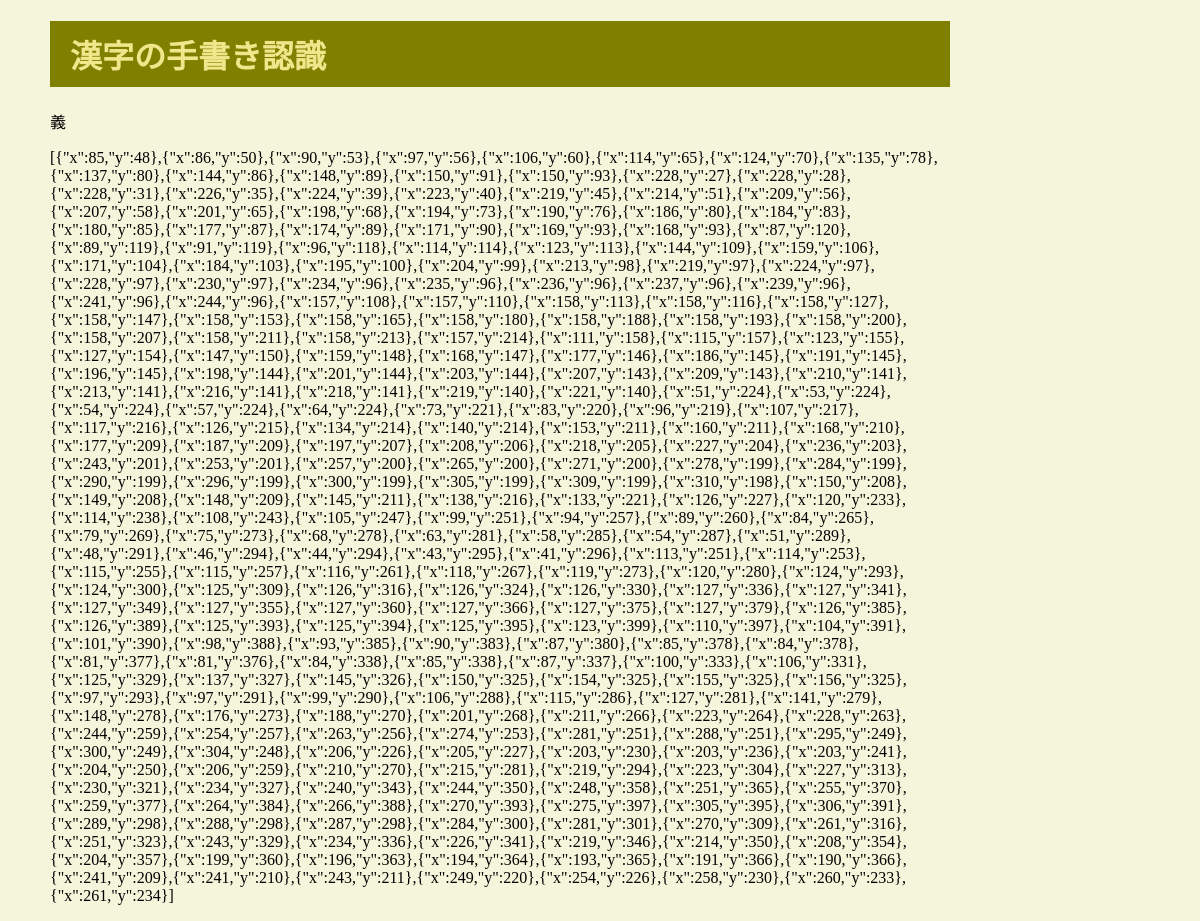
Page /kreader on the committed database.
### tables this page shows
CREATE TABLE kanjis
(id INTEGER PRIMARY KEY AUTOINCREMENT, 
kanji TEXT,
jsondata TEXT);

### web/drawing.py (the view)
@bp.route('/kreader', methods=['GET'])
def readingtest():
    db=get_db()
    testdata = db.execute('SELECT * FROM kanjis').fetchone()
    return render_template('kreader.html', data=testdata)

### web/kanjidb.py (called while the page is built)
def get_db():
    if 'db' not in g:
        g.db = sqlite3.connect(
            current_app.config['DATABASE'],
            detect_types=sqlite3.PARSE_DECLTYPES
        )
        g.db.row_factory = sqlite3.Row
    return g.db

### web/templates/kreader.html (shortened to what this page needs)
{% extends 'base.html' %}
{% block content %}
    <h1>漢字の手書き認識</h1>
    <p>{{data['kanji']}}</p>
    <p>{{data['jsondata']}}</p>
{% endblock %}

### web/templates/base.html (shortened to what this page needs)
<!doctype html>
<head>
    <link rel="stylesheet"
        href="{{ url_for('static', filename='style.css') }}">
</head>
<body>
    {% block content %}{% endblock %}
</body>

### web/static/style.css (style rules this page uses)
body { margin-top: 20px; margin-left:50px; max-width: 900px; background: beige; }
h1 { background:olive; color: khaki; padding-top:10px; padding-bottom:10px; padding-left:20px; }

### rows in the picture
kanjis: kanji "義", jsondata "[{\"x\":85,\"y\":48},{\"x\":86,\"y\":50},{\"x\":90,\"y\":53},{\"x\":97,\"y\":56},{\"x\":106,\"y\":60},{\"x\":114,\"y\":65},{\"x\":124,\"y\":70},{\"x\":135,\"y\":78},{\"x\":137,\"y\":80},{\"x\":144,\"y\":86},{\"x\":148,\"y\":89},{\"x\":150,\"y\":91},{\"x\":150,\"y\":93},{\"x\":228,\"y\":27},{\"x\":228,\"y\":28},{\"x\":228,\"y\":31},{\"x\":226,\"y\":35},{\"x\":224,\"y\":39},{\"x\":223,\"y\":40},{\"x\":219,\"y\":45},{\"x\":214,\"y\":51},{\"x\":209,\"y\":56},{\"x\":207,\"y\":58},{\"x\":201,\"y\":65},{\"x\":198,\"y\":68},{\"x\":194,\"y\":73},{\"x\":190,\"y\":76},{\"x\":186,\"y\":80},{\"x\":184,\"y\":83},{\"x\":180,\"y\":85},{\"x\":177,\"y\":87},{\"x\":174,\"y\":89},{\"x\":171,\"y\":90},{\"x\":169,\"y\":93},{\"x\":168,\"y\":93},{\"x\":87,\"y\":120},{\"x\":89,\"y\":119},{\"x\":91,\"y\":119},{\"x\":96,\"y\":118},{\"x\":114,\"y\":114},{\"x\":123,\"y\":113},{\"x\"…"
